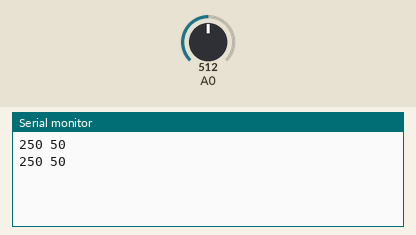
The sketch below on a simulated Arduino Uno, built with avr-gcc and run on an emulated ATmega328P. Shown: the last lines printed to the serial monitor. Inputs (shaded band) come from the test bench; at power-on: A0 = 512.

Above: at 2.2 s.
2.3 s: A0 set to 716
At 3.6 s:
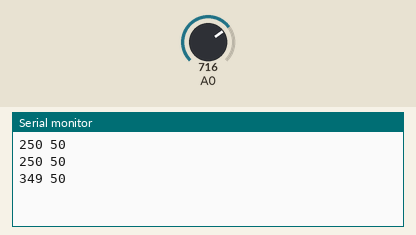
3.8 s: A0 set to 900
At 4.8 s:
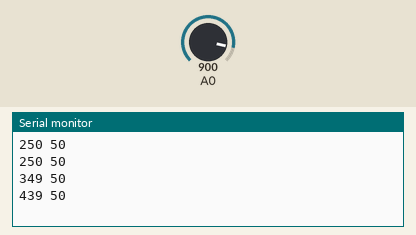
Timing chart, 0 to 6.8 s (numbered marks = the images above; inputs shaded):
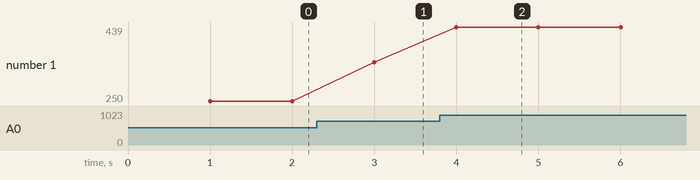

The sketch:

water.ino
```cpp
void setup() {
  Serial.begin(9600); //Connect to serial port with rate of 9600bps.
  delay(1000);
}

void loop() {
  int value = analogRead(A0);
  int tempC = value*0.48828125;
  int a=50;
  String reading;
  reading+=tempC;
  reading+=" ";
  reading+=a;
  Serial.println(reading);  //Print it on Serial Monitor.
  delay(1000); //Delay, specifies gap between two readings in miliseconds.
}
```

Measured:
- after the input at 2.3 s, the serial monitor: prints a new line after 0.70 s (image 1)
- after the input at 3.8 s, the serial monitor: prints a new line after 0.20 s (image 2)
- plotted number 1: 250 → 349 after the input at 2.3 s, 349 → 439 after the input at 3.8 s
